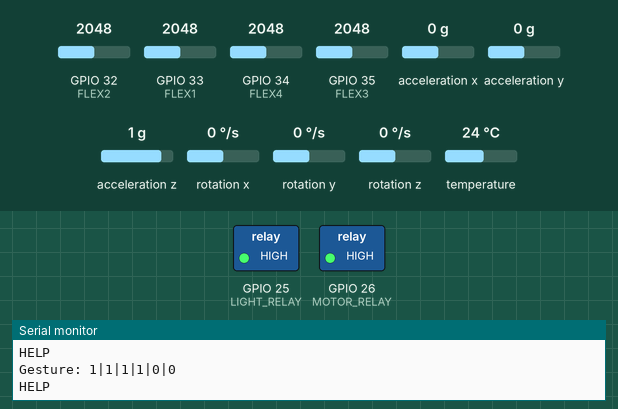
Recording of a sketch running on a simulated ESP32. Shown: switched loads named in the sketch (green lamp = pin HIGH), the last lines printed to the serial monitor. Inputs (shaded band) come from the test bench; at power-on: GPIO 33 (FLEX1) = 2048, GPIO 32 (FLEX2) = 2048, GPIO 34 (FLEX4) = 2048, GPIO 35 (FLEX3) = 2048, acceleration x 0 g, acceleration y 0 g, acceleration z 1 g, rotation x 0 °/s, rotation y 0 °/s, rotation z 0 °/s, temperature 24 °C. Nothing arrives over Bluetooth unless stated.

Above: at 1.2 s.
1.3 s: GPIO 33 (FLEX1) set to 1943
At 2.3 s:
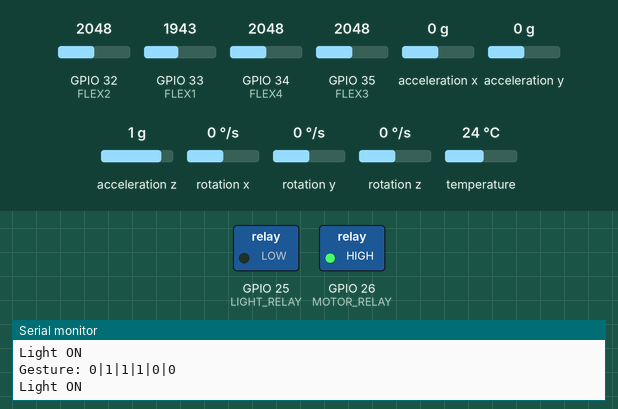
3.0 s: GPIO 32 (FLEX2) set to 1972
At 4.0 s:
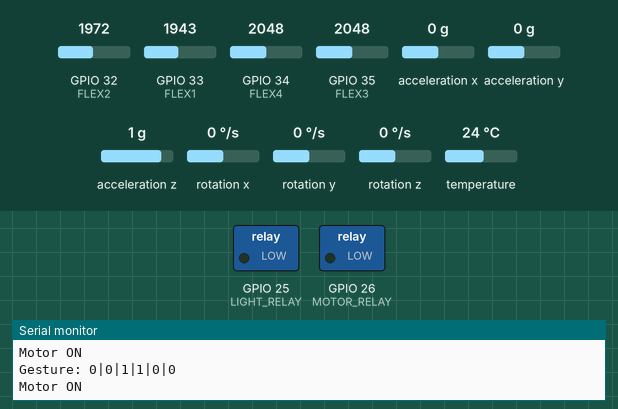
4.5 s: GPIO 33 (FLEX1) set to 2040
At 5.7 s:
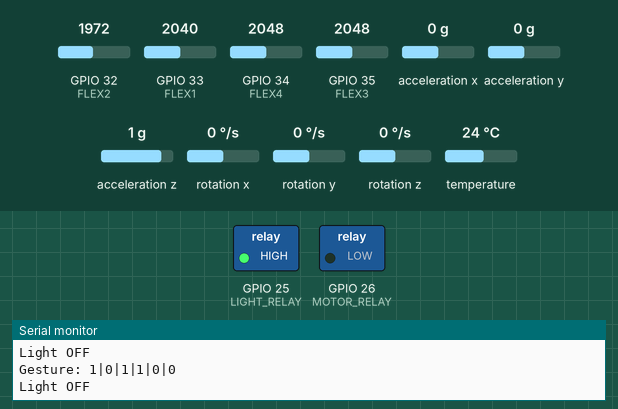
Timing chart, 0 to 7.5 s (numbered marks = the images above; inputs shaded):
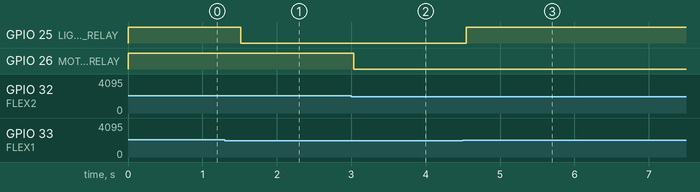

Measured:
- the behaviour switches between 2001 and 2000 on GPIO 33 (FLEX1) (found by bisection; images 0 and 1)
- the behaviour switches between 2001 and 2000 on GPIO 32 (FLEX2) (found by bisection; images 1 and 2)
- after the input at 1.3 s, GPIO 25 (LIGHT_RELAY): HIGH → LOW after 0.22 s
- after the input at 3.0 s, GPIO 26 (MOTOR_RELAY): HIGH → LOW at once
- after the input at 4.5 s, GPIO 25 (LIGHT_RELAY): LOW → HIGH after 0.05 s

The sketch:

GestureX.ino
```cpp
#include <Wire.h>
#include <Adafruit_MPU6050.h>
#include <Adafruit_Sensor.h>
#include "BluetoothSerial.h"

BluetoothSerial SerialBT;
Adafruit_MPU6050 mpu;

// Flex Sensors
#define FLEX1 33
#define FLEX2 32
#define FLEX3 35
#define FLEX4 34

// Relay Pins
#define LIGHT_RELAY 25
#define MOTOR_RELAY 26

// Threshold
#define FLEX_THRESHOLD 2000
#define DEAD_ZONE 1.5
#define FALL_THRESHOLD 25.0

void setup()
{
  Serial.begin(115200);
  SerialBT.begin("SenseSpeak");

  Wire.begin();

  if (!mpu.begin())
  {
    Serial.println("MPU6050 Failed");
    while (1);
  }

  pinMode(LIGHT_RELAY, OUTPUT);
  pinMode(MOTOR_RELAY, OUTPUT);

  digitalWrite(LIGHT_RELAY, HIGH);
  digitalWrite(MOTOR_RELAY, HIGH);

  Serial.println("System Ready");
}

void loop()
{
  // FLEX SENSOR READINGS
  int flex1 = analogRead(FLEX1);
  int flex2 = analogRead(FLEX2);
  int flex3 = analogRead(FLEX3);
  int flex4 = analogRead(FLEX4);

  int m1 = (flex1 > FLEX_THRESHOLD) ? 1 : 0;
  int m2 = (flex2 > FLEX_THRESHOLD) ? 1 : 0;
  int m3 = (flex3 > FLEX_THRESHOLD) ? 1 : 0;
  int m4 = (flex4 > FLEX_THRESHOLD) ? 1 : 0;

  // MPU6050
  sensors_event_t a, g, temp;
  mpu.getEvent(&a, &g, &temp);

  float accelX = fabs(a.acceleration.x) > DEAD_ZONE ? a.acceleration.x : 0;
  float accelY = fabs(a.acceleration.y) > DEAD_ZONE ? a.acceleration.y : 0;

  int m5 = (accelX > 0) ? 1 : 0;
  int m6 = (accelY > 0) ? 1 : 0;

  // BLUETOOTH DATA TO APP
  SerialBT.print(m1); SerialBT.print("|");
  SerialBT.print(m2); SerialBT.print("|");
  SerialBT.print(m3); SerialBT.print("|");
  SerialBT.print(m4); SerialBT.print("|");
  SerialBT.print(m5); SerialBT.print("|");
  SerialBT.println(m6);

  // SERIAL MONITOR
  Serial.print("Gesture: ");
  Serial.print(m1); Serial.print("|");
  Serial.print(m2); Serial.print("|");
  Serial.print(m3); Serial.print("|");
  Serial.print(m4); Serial.print("|");
  Serial.print(m5); Serial.print("|");
  Serial.println(m6);

  // MOTOR ON
  if (m1 == 0 && m2 == 0 && m3 == 1 && m4 == 1)
  {
    digitalWrite(MOTOR_RELAY, LOW);
    Serial.println("Motor ON");
    SerialBT.println("MOTOR_ON");
  }

  // MOTOR OFF
  else if (m1 == 1 && m2 == 1 && m3 == 0 && m4 == 0)
  {
    digitalWrite(MOTOR_RELAY, HIGH);
    Serial.println("Motor OFF");
    SerialBT.println("MOTOR_OFF");
  }

  // LIGHT ON
  if (m1 == 0 && m2 == 1 && m3 == 1 && m4 == 1)
  {
    digitalWrite(LIGHT_RELAY, LOW);
    Serial.println("Light ON");
    SerialBT.println("LIGHT_ON");
  }

  // LIGHT OFF
  else if (m1 == 1 && m2 == 0 && m3 == 1 && m4 == 1)
  {
    digitalWrite(LIGHT_RELAY, HIGH);
    Serial.println("Light OFF");
    SerialBT.println("LIGHT_OFF");
  }

  // EMERGENCY GESTURE
  if (m1 == 0 && m2 == 0 && m3 == 0 && m4 == 0)
  {
    Serial.println("EMERGENCY");
    SerialBT.println("EMERGENCY");
  }

  // HELP GESTURE
  if (m1 == 1 && m2 == 1 && m3 == 1 && m4 == 1)
  {
    Serial.println("HELP");
    SerialBT.println("HELP");
  }

  // FALL DETECTION
  float totalAcc =
      sqrt(
          a.acceleration.x * a.acceleration.x +
          a.acceleration.y * a.acceleration.y +
          a.acceleration.z * a.acceleration.z);

  if (totalAcc > FALL_THRESHOLD)
  {
    Serial.println("FALL DETECTED");
    SerialBT.println("FALL_DETECTED");
    delay(2000);
  }

  delay(300);
}
```
